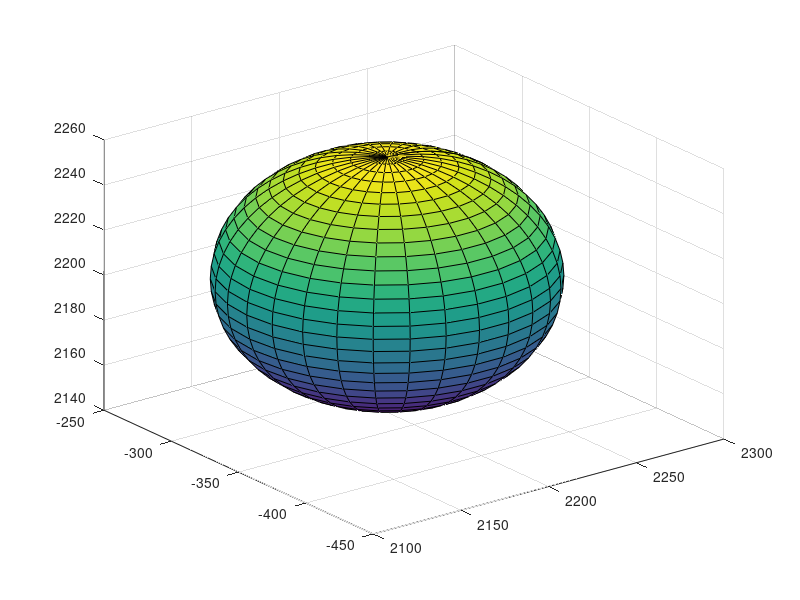

The MATLAB script that drew this image: (Note: this script raises an error after producing the figure.)
% Static force analysis of a balloon rigging (Design CliffB)
% By Thomas Bewley, UC San Diego (+ faculty fellow at JPL)

clear; figure(1); clf; config=1;
% view([-111.6,8]); axis equal 
switch config
    case 1
        Rb=80;          % Radius of balloon
        Rp=80;          % Radius of payload
        Hb=2200;        % Height of balloon
        Hp=1900;        % Height of payload 
        psi=-70*(pi/180);          % Extra rotation of payload & balloon
        off=[2200; -330];   % Center of payload / balloon system
        P(1:3,1)=[2061; -765.6; 1555];   % low   
        P(1:3,2)=[1344; -280.2; 1344];   % low   anchor points on ground
        P(1:3,3)=[2528; -166.2; 2077];   % high 
    otherwise
        Rb=2;       % Radius of balloon 
        Rp=2;       % Radius of payload
        Hb=34;      % Height of balloon
        Hp=20;      % Height of payload
        Hcliff=30;  % Height of cliff
        psi=0;      % Extra rotation of payload & balloon
        off=[0; 0]; % Center of payload / balloon system
        Rg=20;      % Radius of ground attachment points
        phi=4*pi/3; P(1:3,1)=[Rg*sin(phi); Rg*cos(phi); 0];  % anchor points on ground
        phi=0;      P(1:3,2)=[Rg*sin(phi); Rg*cos(phi); 0];
        phi=2*pi/3; P(1:3,3)=[Rg*sin(phi); Rg*cos(phi); Hcliff];
end

% Test loads on the balloon:
lift=200;     % (lift force of balloon, in Newtons)
weight=100;   % (weight of payload, in Newtons)
Bdisturb=18.5 % (horizontal force on balloon, in Newtons)
Pdisturb=4.5    % (horizontal force on payload, in Newtons)

% Note: This system needs no addtional constraints and has no soft nodes.

% END OF ADJUSTABLE INPUTS

% Free [Q=Q_(dim x q)] and fixed [Q=Q_(dim x q)] node locations
for i=1:3
    phi1=pi+2*pi*(i-1)/3+psi; phi=2*pi*(i-1)/3+psi;
    Q(1:3,  i)=[Rp*sin(phi)+off(1);  Rp*cos(phi)+off(2);  Hp]; % corners of payload
    Q(1:3,3+i)=[Rb*sin(phi1)+off(1); Rb*cos(phi1)+off(2); Hb]; % anchor points on balloon
end
[dim,q]=size(Q); p=size(P,2); n=q+p;

b=6; s=14; m=b+s                        % Connectivity matrix
for i=1:3, j=mod(i,3)+1; k=mod(i+1,3)+1; 
  C(   i,  i)=1; C(   i,  j)=-1;    % bars modelling payload
  C( 3+i,3+i)=1; C( 3+i,3+j)=-1;    % bars modelling balloon                                         
  C( 6+i,3+i)=1; C( 6+i,  j)=-1;    % strings from balloon to payload (set 1)
  C( 9+i,3+i)=1; C( 9+i,  k)=-1;    % strings from balloon to payload (set 2)
  C(12+i,3+i)=1; C(12+i,6+i)=-1;    % strings from balloon to ground (set 1)
  C(15+i,3+i)=1; C(15+i,6+k)=-1;    % strings from balloon to ground (set 2)
end
C(19,3)=1; C(19,7)=-1;             % strings from payload to ground
C(20,1)=1; C(20,8)=-1;             % strings from payload to ground

[x,y,z] = ellipsoid(0,0,Hb,Rb,Rb,Rb*2/3,30); surf(x+off(1),y+off(2),z), hold on

% Define applied external force U=U_(dim x p)
U(1,[1:3])=0; U(2,[1:3])=Pdisturb/3; U(3,[1:3])=-weight/3;
U(1,[4:6])=0; U(2,[4:6])=Bdisturb/3; U(3,[4:6])=lift/3;

% Solve for the forces at equilibrium, and plot
[c_bars,t_strings,V]=tensegrity_statics(b,s,q,p,dim,Q,P,C,U);
tensegrity_plot(Q,P,C,b,s,U,V,false,0.5,4); grid on

% end script CliffB
